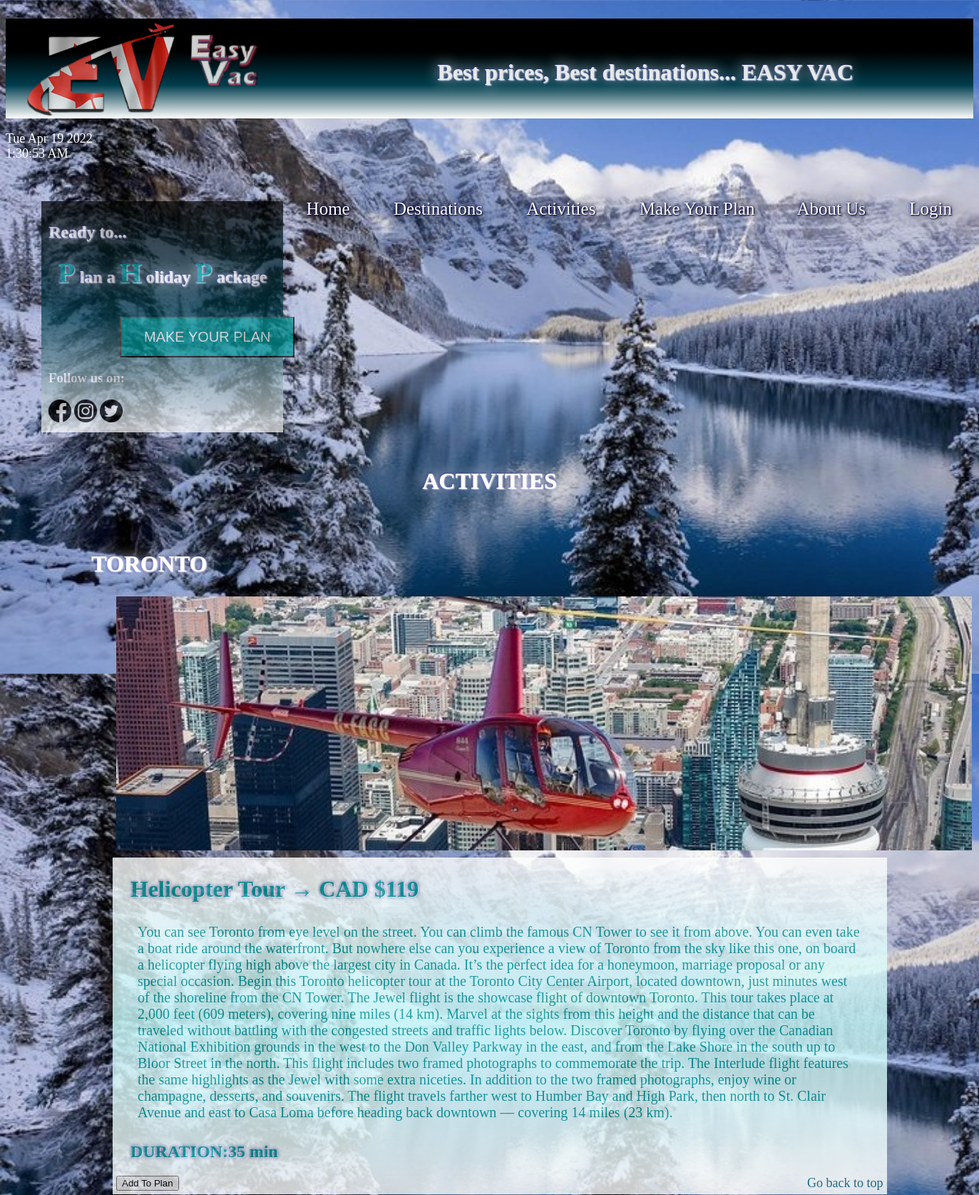
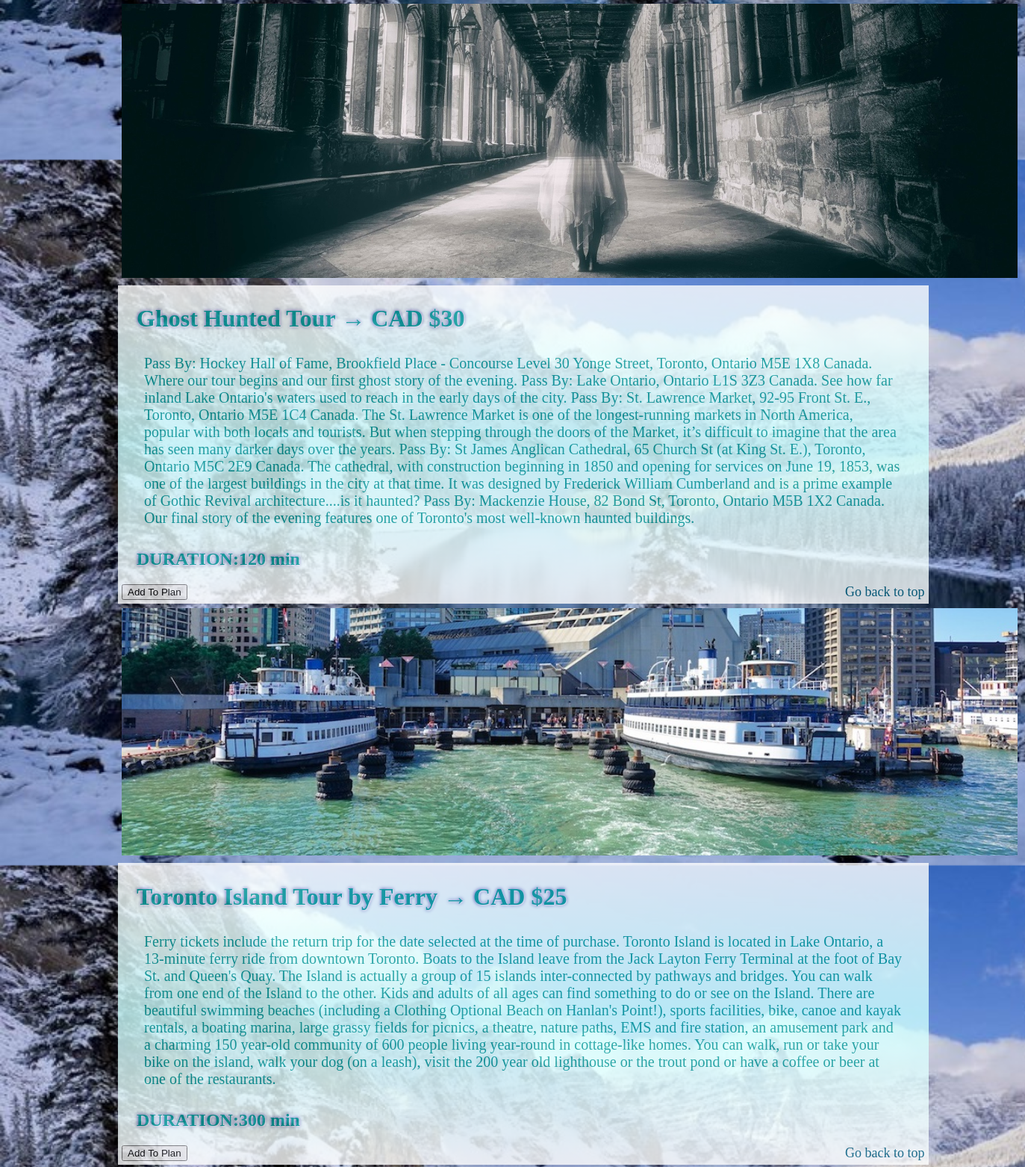
Page /pages/ActivitiesOneCity.php?city=101 (upper part) on the committed database (2 pictures, top to bottom).
### tables this page shows
CREATE TABLE `cities` (
  `cityId` int(3) NOT NULL,
  `cityName` varchar(20) NOT NULL,
  `image` varchar(32) NOT NULL
);

CREATE TABLE `activities` (
  `activityId` int(3) NOT NULL,
  `cityId` int(11) NOT NULL,
  `activityName` varchar(200) NOT NULL,
  `description` text NOT NULL,
  `location` varchar(20) NOT NULL,
  `durationMinutes` int(11) NOT NULL,
  `price` double NOT NULL,
  `discount` double NOT NULL,
  `image` varchar(32) NOT NULL
);

### classes/City.cls.php (called while the page is built, shortened)
<?php
class City{
    private $cityName;
    private $cityId;
    function __construct($cityId=null,$cityName=null,$image=null){
        $this->cityId=$cityId;
        $this->cityName=$cityName;
    }
    public function getCityName()
    {
        return $this->cityName;
    }
    public function getCityId()
    {
        return $this->cityId;
    }
    public function setCityId($cityId)
    {
        $this->cityId = $cityId;
    }
    function getCityById($connection){
        $cityId=$this->getCityId();
        $sqlStatement="SELECT * FROM cities WHERE cityId=:cityId";
        $prepare=$connection->prepare("$sqlStatement");
        $prepare->bindValue(':cityId',$cityId,PDO::PARAM_INT);
        $prepare->execute();
        $list=$prepare->fetchAll();
        $cpt=0;
        $listOfCities=array();
        foreach($list as $oneCity){
            $city=new City(
                    $oneCity["cityId"],
                    $oneCity["cityName"],
                    $oneCity["image"]
                );
            $listOfCities[$cpt++]=$city;
        }
        return serialize($listOfCities);
    }
}

### classes/Activity.cls.php (called while the page is built, shortened)
<?php
class Activity {
    private $activityId;
    private $cityId;
    private $activityName;
    private $description;
    private $duration;
    private $price;
    private $image;
    function __construct($activityId=null,$cityId=null,$activityName=null,$description=null,
                         $location=null,$duration=null,$price=null,$discount=null,$image=null){
        $this->activityId=$activityId;
        $this->cityId=$cityId;
        $this->activityName=$activityName;
        $this->description=$description;
        $this->duration=$duration;
        $this->price=$price;
        $this->image=$image;
    }
    public function getActivityId()
    {
        return $this->activityId;
    }
    public function getCityId()
    {
        return $this->cityId;
    }
    public function getActivityName()
    {
        return $this->activityName;
    }
    public function getDescription()
    {
        return $this->description;
    }
    public function getDuration()
    {
        return $this->duration;
    }
    public function getPrice()
    {
        return $this->price;
    }
    public function setActivityId($activityId)
    {
        $this->activityId = $activityId;
    }
    public function setCityId($cityId)
    {
        $this->cityId = $cityId;
    }
    public function setActivityName($activityName)
    {
        $this->activityName = $activityName;
    }
    public function setDescription($description)
    {
        $this->description = $description;
    }
    public function setDuration($duration)
    {
        $this->duration = $duration;
    }
    public function setPrice($price)
    {
        $this->price = $price;
    }
    public function getImage()
    {
        return $this->image;
    }
    public function setImage($image)
    {
        $this->image = $image;
    }
    public function GetActivitiesByCity($connection)
    {
        $cityId=$this->getCityId();
        $cpt=0;
        $sqlStatement="SELECT * FROM activities WHERE cityId=:cityId";
        $prepare=$connection->prepare($sqlStatement);
        $prepare->bindValue(':cityId',$cityId,PDO::PARAM_INT);
        $prepare->execute();
        $list=$prepare->fetchAll();
        $listOfActivities=array();
        foreach($list as $oneRow){
            $activity=new Activity();
            $activity->setCityId($oneRow["cityId"]);
            $activity->setActivityId($oneRow["activityId"]);
            $activity->setActivityName($oneRow["activityName"]);
            $activity->setDescription($oneRow["description"]);
            $activity->setDuration($oneRow["durationMinutes"]);
            $activity->setLocation($oneRow["location"]);
            $activity->setPrice($oneRow["price"]);
            $activity->setDiscount($oneRow["discount"]);
            $activity->setImage($oneRow["image"]);
            $listOfActivities[$cpt++]=$activity;
        }
        return serialize($listOfActivities);
    }
}

### pages/ActivitiesOneCity.php (the view, shortened to what this page needs)
<!DOCTYPE html>
<html lang="en">
 <head>
 </head>
 <body style="background-image: url(../img/wall3.jpg);  background-repeat: repeat; background-size: 110%">
			<br>
			<header>
			<div class="container" id="top" style="opacity:0.9">
				<img src="../img/logoev.png" alt="logo" style="height:140px; float:left; opacity:0.9">
				<br><br>
				<h1> Best prices, Best destinations...   EASY VAC</h1>
			</div>
			</header>
			<br>
			<label id="demo" class="date"></label><br>
			<label id="demo1" class="date"></label>
			<br><br><br>
			<div id="nav">
				<ul>
						<li><a href="./Home.php" target="Content_Frame">Home </a></li>
						<li><a href="./Destinations.php" target="Content_Frame">Destinations </a></li>
						<li><a href="./Activities.php" target="Content_Frame">Activities </a></li>
						<li><a href="./Form.php" target="Content_Frame">Make Your Plan</a></li>
						<li><a href="./AboutUs.php" target="Content_Frame">About Us </a></li>
						<?php
				             require_once 'header.php';
			         	?>
				</ul>
			</div>
			<div id="aside">
				<h2 style="text-align:left">  Ready to... </h2>
				<h2>
				<span style="color:#009999; font-size: 40px;">P</span>
				<span style="color:white">lan a</span>
				<span style="color:#009999; font-size: 40px;">H</span>
				<span style="color:white">oliday</span>
				<span style="color:#009999; font-size: 40px;">P</span>
				<span style="color:white">ackage</span>
				</h2>
			<br>
			    <input type="button" class="buttonsearch" onclick="location.href='./Form.php'" value="MAKE YOUR PLAN">
				<h3>Follow us on:</h3>
				<div >
					<a href="https://www.facebook.com/" target="blank" >
					<img src="../img/facebook1.ico" class="social" alt="facebook"/>
					</a>
					<a href="https://www.instagram.com/chehrehofficial/?hl=en" target="blank">
					<img src="../img/instagram1.ico" class="social" alt="instagram"/>
					</a>
					<a href="https://twitter.com/home" target="blank">
					<img src="../img/twitter1.ico" class="social" alt="twitter"/>
					</a>
				</div>
			</div>
			<div>
				<h1>ACTIVITIES</h1>
				<br><br>
			</div>
			<?php
			     require_once '../classes/City.cls.php';
			     require_once '../classes/dbConfig.php';
			     require_once '../classes/Activity.cls.php';
			     require_once '../classes/Trip.cls.php';
			     $cityId=$_GET["city"];
			     $connection=new PDO("mysql:host=$host;dbname=$dbname",$user,$pass);
			     $city=new City();
			     $city->setCityId($cityId);
			     $listOfCities=unserialize($city->getCityById($connection));
			     $activity=new Activity();
			     $activity->setCityId($cityId);
			     $listOfActivities=unserialize($activity->GetActivitiesByCity($connection));
			?>
			<div>
			<h1 style="text-align:left;margin-left:120px">
			<?php
    			foreach($listOfCities as $oneCity){
    			    echo strtoupper($oneCity->getCityName());
    			}
			?>
			</h1>
			</div>
			<div>
			<?php
    			foreach($listOfActivities as $oneActivity)
    			{
    			    echo "<div class='halfright' id='activityId".$oneActivity->getActivityId()."'>
					           <img src='".$oneActivity->getImage()."' style='width:1200px;' alt='Wallpaper'/>
        				  </div>
        				  <div class='halfleft2'>
        					   <h1 style='color:#009999;text-align:left;margin-left:20px'>".$oneActivity->getActivityName()." &#8594 CAD $".$oneActivity->getPrice()."</h1>
        					   <p style='color:#009999;font-size:20px;margin:30px'>
        					   	   ".$oneActivity->getDescription()."
        					   </p>
        					   <h2 style='color:#009999;text-align:left;margin-left:20px'>DURATION:".$oneActivity->getDuration()." min</h2>
                               <a href='#nav' style='float:right;'><span style='font-size:18px;color:#006080;'>Go back to top</span></a>
                              <form action='CreatingPlan.php'>
                               <input type='submit' value='Add To Plan'/>
                              </form>
        				  </div>";
    			}
			?>
			<br/><br/><br/>
			<form action='CreatingPlan.php'>
            </form>
			</div>
			<br><br><br><br><br>
 </body>
</html>

### pages/ActivitiesOneCity.php (style rules this page uses)
header { background-color: black; background-repeat: no-repeat; height:100%; background-size: cover; background-image: linear-gradient(black,black,#003d4d, white) }
h1 { text-shadow: 1px 1px 2px white, 0 0 20px white, 0 0 5px darkblue; text-align:center ; color:white }
h2 { text-shadow: 1px 1px 2px white, 0 0 20px white, 0 0 5px darkblue; text-align:center ; color:white }
label { color:white }
.container { width:100%;margin:auto;overflow:hidden; }
#nav ul { float:right; padding:1px 0; list-style:none; }
#nav ul li { display:inline; }
#nav ul li a { text-decoration:none; font-size:25px; padding-right:30px;padding-left:25px; text-shadow: 1px 1px 2px black, 0px 0 20px black, 0 0 5px darkblue; text-align:center ; }
a:link { color: white }
.date { font-size:18px }
.buttonsearch { margin-left:100px; background-color: #009999; color: white; padding: 15px 32px; text-align: center; font-size: 20px }
#aside { float:center; width: 25%; padding:10px; box-sizing:border-box; margin:50px; background-image: linear-gradient(black, #003d4d , white); opacity:0.7; color:white; margin-top:20px; }
.halfleft2 { float:left; width: 80%; padding:5px; box-sizing:border-box; margin-left:150px; margin-right:150px; background-image: linear-gradient(white, #ccffff , white); opacity:0.8; color:black; margin-top:1px; }
.halfright { float:left; width: 80%; padding:5px; box-sizing:border-box; margin-left:150px; color:white; margin-top:1px; }

### rows in the picture
cities: cityName "TORONTO"
activities: image (picture), activityName "Helicopter Tour", price "119", description "You can see Toronto from eye level on the street. You can climb the famous CN Tower to see it from above. You can even take a boat ride around the waterfront. But nowhere else can you experience a view of Toronto from the sky like this one, on board a helicopter flying high above the largest city in Canada. It’s the perfect idea for a honeymoon, marriage proposal or any special occasion. Begin this Toronto helicopter tour at the Toronto City Center Airport, located downtown, just minutes west of the shoreline from the CN Tower. The Jewel flight is the showcase flight of downtown Toronto. This tour takes place at 2,000 feet (609 meters), covering nine miles (14 km). Marvel at the sights from…", durationMinutes "35"
activities: image (picture), activityName "Ghost Hunted Tour", price "30", description "Pass By: Hockey Hall of Fame, Brookfield Place - Concourse Level 30 Yonge Street, Toronto, Ontario M5E 1X8 Canada. Where our tour begins and our first ghost story of the evening. Pass By: Lake Ontario, Ontario L1S 3Z3 Canada. See how far inland Lake Ontario's waters used to reach in the early days of the city. Pass By: St. Lawrence Market, 92-95 Front St. E., Toronto, Ontario M5E 1C4 Canada. The St. Lawrence Market is one of the longest-running markets in North America, popular with both locals and tourists. But when stepping through the doors of the Market, it’s difficult to imagine that the area has seen many darker days over the years. Pass By: St James Anglican Cathedral, 65 Church St…", durationMinutes "120"
activities: image (picture), activityName "Toronto Island Tour by Ferry", price "25", description "Ferry tickets include the return trip for the date selected at the time of purchase. Toronto Island is located in Lake Ontario, a 13-minute ferry ride from downtown Toronto. Boats to the Island leave from the Jack Layton Ferry Terminal at the foot of Bay St. and Queen's Quay. The Island is actually a group of 15 islands inter-connected by pathways and bridges. You can walk from one end of the Island to the other. Kids and adults of all ages can find something to do or see on the Island. There are beautiful swimming beaches (including a Clothing Optional Beach on Hanlan's Point!), sports facilities, bike, canoe and kayak rentals, a boating marina, large grassy fields for picnics, a theatre,…", durationMinutes "300"
